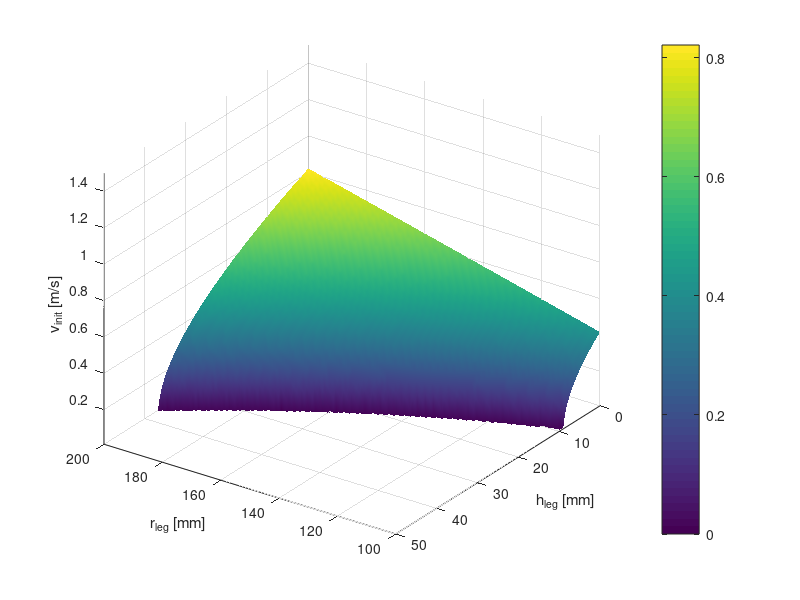

Reproduce this figure in MATLAB.
%% Init
clear;

max_tilt = 18;      % [degree] 
max_wid = 10;       % [in]

I_ball = 0.052;     % Ball inertia [kgm^2]
m_ball = 4.0;       % Ball mass[kg]
I_body = 3.0;       % Body inertia [kgm^2]
m_body = 92;        % Body mass [kg] 
r_ball = 0.114;     % Ball radius [m]
l = 0.45;           % Body length (IP) [m]
g = 9.81;           % gravity const [m/s^2]

r_leg = linspace(100, 200, 100) * 10^-3;     % Ring radius [m] 
h_leg = linspace(0, 50, 100) * 10^-3;        % Leg distance from ground [m]

%% Calculation
[R_leg, H_leg] = meshgrid(r_leg, h_leg);

l_tilt = sqrt((l + r_ball - H_leg).^2 + R_leg.^2);
l_tilt(l_tilt < (r_ball + l)) = r_ball + l;

v = sqrt(2 * g * (l_tilt - (l + r_ball)));

surf(R_leg * 10^3, H_leg * 10^3, v);
shading interp;
xlabel('r_{leg} [mm]');
ylabel('h_{leg} [mm]');
zlabel('v_{init} [m/s]');
zlim([0.01, 1.5]);
colorbar;
view(215, 30)